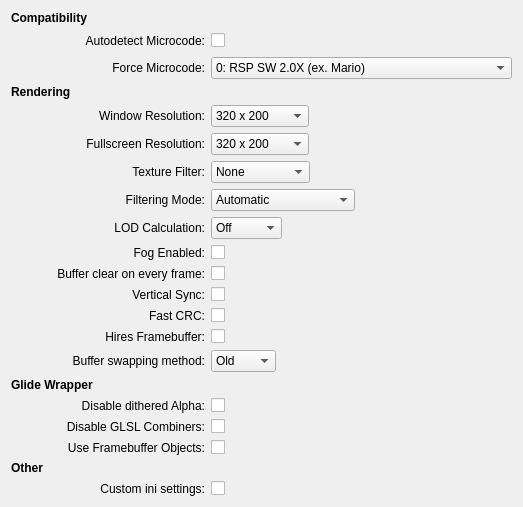
     <widget class="QWidget" name="tab" >
      <attribute name="title" >
       <string>General</string>
      </attribute>
      <layout class="QGridLayout" name="gridLayout" >
       <item row="0" column="0" colspan="2" >
        <widget class="QLabel" name="label_17" >
         <property name="text" >
          <string>&lt;h4>Compatibility&lt;/h4></string>
         </property>
        </widget>
       </item>
       <item row="1" column="0" >
        <spacer name="horizontalSpacer" >
         <property name="orientation" >
          <enum>Qt::Horizontal</enum>
         </property>
         <property name="sizeType" >
          <enum>QSizePolicy::Fixed</enum>
         </property>
         <property name="sizeHint" stdset="0" >
          <size>
           <width>40</width>
           <height>20</height>
          </size>
         </property>
        </spacer>
       </item>
       <item row="1" column="1" >
        <widget class="QLabel" name="autodetectMicrocodeLabel" >
         <property name="text" >
          <string>Autodetect Microcode:</string>
         </property>
         <property name="alignment" >
          <set>Qt::AlignRight|Qt::AlignTrailing|Qt::AlignVCenter</set>
         </property>
        </widget>
       </item>
       <item row="1" column="2" >
        <widget class="QCheckBox" name="autodetectMicrocodeCheck" >
         <property name="text" >
          <string/>
         </property>
        </widget>
       </item>
       <item row="2" column="1" >
        <widget class="QLabel" name="label_19" >
         <property name="text" >
          <string>Force Microcode:</string>
         </property>
         <property name="alignment" >
          <set>Qt::AlignRight|Qt::AlignTrailing|Qt::AlignVCenter</set>
         </property>
        </widget>
       </item>
       <item row="2" column="2" >
        <layout class="QHBoxLayout" name="horizontalLayout_7" >
         <property name="spacing" >
          <number>0</number>
         </property>
         <item>
          <widget class="QComboBox" name="forceMicrocodeCombo" >
           <property name="sizePolicy" >
            <sizepolicy vsizetype="Fixed" hsizetype="MinimumExpanding" >
             <horstretch>0</horstretch>
             <verstretch>0</verstretch>
            </sizepolicy>
           </property>
           <item>
            <property name="text" >
             <string>0: RSP SW 2.0X (ex. Mario)</string>
            </property>
           </item>
           <item>
            <property name="text" >
             <string>1: F3DEX 1.XX (ex. Star Fox)</string>
            </property>
           </item>
           <item>
            <property name="text" >
             <string>2: F3DEX 2.XX (ex. Zelda OOT)</string>
            </property>
           </item>
           <item>
            <property name="text" >
             <string>3: RSP SW 2.0D EXT (ex. Waverace)</string>
            </property>
           </item>
           <item>
            <property name="text" >
             <string>4: RSP SW 2.0D EXT (ex. Shadows of the Empire)</string>
            </property>
           </item>
           <item>
            <property name="text" >
             <string>5: RSP SW 2.0 (ex. Diddy Kong Racing)</string>
            </property>
           </item>
           <item>
            <property name="text" >
             <string>6: S2DEX 1.XX (ex. Yoshi's Story)</string>
            </property>
           </item>
           <item>
            <property name="text" >
             <string>7: RSP SW PD Perfect Dark</string>
            </property>
           </item>
           <item>
            <property name="text" >
             <string>8: F3DEXBG 2.08 Conker's Bad Fur Day</string>
            </property>
           </item>
          </widget>
         </item>
         <item>
          <spacer name="horizontalSpacer_8" >
           <property name="orientation" >
            <enum>Qt::Horizontal</enum>
           </property>
           <property name="sizeHint" stdset="0" >
            <size>
             <width>0</width>
             <height>20</height>
            </size>
           </property>
          </spacer>
         </item>
        </layout>
       </item>
       <item row="3" column="0" colspan="2" >
        <widget class="QLabel" name="label" >
         <property name="text" >
          <string>&lt;h4>Rendering&lt;/h4></string>
         </property>
        </widget>
       </item>
       <item row="4" column="1" >
        <widget class="QLabel" name="label_2" >
         <property name="text" >
          <string>Window Resolution:</string>
         </property>
         <property name="alignment" >
          <set>Qt::AlignRight|Qt::AlignTrailing|Qt::AlignVCenter</set>
         </property>
         <property name="buddy" >
          <cstring>windowResolutionCombo</cstring>
         </property>
        </widget>
       </item>
       <item row="4" column="2" >
        <layout class="QHBoxLayout" name="horizontalLayout_6" >
         <property name="spacing" >
          <number>0</number>
         </property>
         <item>
          <widget class="QComboBox" name="windowResolutionCombo" >
           <item>
            <property name="text" >
             <string>320 x 200</string>
            </property>
           </item>
           <item>
            <property name="text" >
             <string>320 x 240</string>
            </property>
           </item>
           <item>
            <property name="text" >
             <string>400 x 256</string>
            </property>
           </item>
           <item>
            <property name="text" >
             <string>512 x 384</string>
            </property>
           </item>
           <item>
            <property name="text" >
             <string>640 x 200</string>
            </property>
           </item>
           <item>
            <property name="text" >
             <string>640 x 350</string>
            </property>
           </item>
           <item>
            <property name="text" >
             <string>640 x 400</string>
            </property>
           </item>
           <item>
            <property name="text" >
             <string>640 x 480</string>
            </property>
           </item>
           <item>
            <property name="text" >
             <string>800 x 600</string>
            </property>
           </item>
           <item>
            <property name="text" >
             <string>960 x 720</string>
            </property>
           </item>
           <item>
            <property name="text" >
             <string>856 x 480</string>
            </property>
           </item>
           <item>
            <property name="text" >
             <string>512 x 256</string>
            </property>
           </item>
           <item>
            <property name="text" >
             <string>1024 x 768</string>
            </property>
           </item>
           <item>
            <property name="text" >
             <string>1280 x 1024</string>
            </property>
           </item>
           <item>
            <property name="text" >
             <string>1600 x 1200</string>
            </property>
           </item>
           <item>
            <property name="text" >
             <string>400 x 300</string>
            </property>
           </item>
           <item>
            <property name="text" >
             <string>1152 x 864</string>
            </property>
           </item>
           <item>
            <property name="text" >
             <string>1280 x 960</string>
            </property>
           </item>
           <item>
            <property name="text" >
             <string>1600 x 1024</string>
            </property>
           </item>
           <item>
            <property name="text" >
             <string>1792 x 1344</string>
            </property>
           </item>
           <item>
            <property name="text" >
             <string>1856 x 1392</string>
            </property>
           </item>
           <item>
            <property name="text" >
             <string>1920 x 1440</string>
            </property>
           </item>
           <item>
            <property name="text" >
             <string>2048 x 1536</string>
            </property>
           </item>
           <item>
            <property name="text" >
             <string>2048 x 2048</string>
            </property>
           </item>
          </widget>
         </item>
         <item>
          <spacer name="horizontalSpacer_2" >
           <property name="orientation" >
            <enum>Qt::Horizontal</enum>
           </property>
           <property name="sizeHint" stdset="0" >
            <size>
             <width>0</width>
             <height>20</height>
            </size>
           </property>
          </spacer>
         </item>
        </layout>
       </item>
       <item row="5" column="1" >
        <widget class="QLabel" name="label_3" >
         <property name="text" >
          <string>Fullscreen Resolution:</string>
         </property>
         <property name="alignment" >
          <set>Qt::AlignRight|Qt::AlignTrailing|Qt::AlignVCenter</set>
         </property>
         <property name="buddy" >
          <cstring>fullscreenResolutionCombo</cstring>
         </property>
        </widget>
       </item>
       <item row="5" column="2" >
        <layout class="QHBoxLayout" name="horizontalLayout_5" >
         <property name="spacing" >
          <number>0</number>
         </property>
         <item>
          <widget class="QComboBox" name="fullscreenResolutionCombo" >
           <item>
            <property name="text" >
             <string>320 x 200</string>
            </property>
           </item>
           <item>
            <property name="text" >
             <string>320 x 240</string>
            </property>
           </item>
           <item>
            <property name="text" >
             <string>400 x 256</string>
            </property>
           </item>
           <item>
            <property name="text" >
             <string>512 x 384</string>
            </property>
           </item>
           <item>
            <property name="text" >
             <string>640 x 200</string>
            </property>
           </item>
           <item>
            <property name="text" >
             <string>640 x 350</string>
            </property>
           </item>
           <item>
            <property name="text" >
             <string>640 x 400</string>
            </property>
           </item>
           <item>
            <property name="text" >
             <string>640 x 480</string>
            </property>
           </item>
           <item>
            <property name="text" >
             <string>800 x 600</string>
            </property>
           </item>
           <item>
            <property name="text" >
             <string>960 x 720</string>
            </property>
           </item>
           <item>
            <property name="text" >
             <string>856 x 480</string>
            </property>
           </item>
           <item>
            <property name="text" >
             <string>512 x 256</string>
            </property>
           </item>
           <item>
            <property name="text" >
             <string>1024 x 768</string>
            </property>
           </item>
           <item>
            <property name="text" >
             <string>1280 x 1024</string>
            </property>
           </item>
           <item>
            <property name="text" >
             <string>1600 x 1200</string>
            </property>
           </item>
           <item>
            <property name="text" >
             <string>400 x 300</string>
            </property>
           </item>
           <item>
            <property name="text" >
             <string>1152 x 864</string>
            </property>
           </item>
           <item>
            <property name="text" >
             <string>1280 x 960</string>
            </property>
           </item>
           <item>
            <property name="text" >
             <string>1600 x 1024</string>
            </property>
           </item>
           <item>
            <property name="text" >
             <string>1792 x 1344</string>
            </property>
           </item>
           <item>
            <property name="text" >
             <string>1856 x 1392</string>
            </property>
           </item>
           <item>
            <property name="text" >
             <string>1920 x 1440</string>
            </property>
           </item>
           <item>
            <property name="text" >
             <string>2048 x 1536</string>
            </property>
           </item>
           <item>
            <property name="text" >
             <string>2048 x 2048</string>
            </property>
           </item>
          </widget>
         </item>
         <item>
          <spacer name="horizontalSpacer_3" >
           <property name="orientation" >
            <enum>Qt::Horizontal</enum>
           </property>
           <property name="sizeHint" stdset="0" >
            <size>
             <width>0</width>
             <height>20</height>
            </size>
           </property>
          </spacer>
         </item>
        </layout>
       </item>
       <item row="6" column="1" >
        <widget class="QLabel" name="label_4" >
         <property name="text" >
          <string>Texture Filter:</string>
         </property>
         <property name="alignment" >
          <set>Qt::AlignRight|Qt::AlignTrailing|Qt::AlignVCenter</set>
         </property>
         <property name="buddy" >
          <cstring>textureFilterCombo</cstring>
         </property>
        </widget>
       </item>
       <item row="6" column="2" >
        <layout class="QHBoxLayout" name="horizontalLayout_4" >
         <property name="spacing" >
          <number>0</number>
         </property>
         <item>
          <widget class="QComboBox" name="textureFilterCombo" >
           <item>
            <property name="text" >
             <string>None</string>
            </property>
           </item>
           <item>
            <property name="text" >
             <string>Blur Edges</string>
            </property>
           </item>
           <item>
            <property name="text" >
             <string>Super 2x Sai</string>
            </property>
           </item>
           <item>
            <property name="text" >
             <string>Hq2x</string>
            </property>
           </item>
           <item>
            <property name="text" >
             <string>Hq4x</string>
            </property>
           </item>
          </widget>
         </item>
         <item>
          <spacer name="horizontalSpacer_4" >
           <property name="orientation" >
            <enum>Qt::Horizontal</enum>
           </property>
           <property name="sizeHint" stdset="0" >
            <size>
             <width>0</width>
             <height>20</height>
            </size>
           </property>
          </spacer>
         </item>
        </layout>
       </item>
       <item row="7" column="1" >
        <widget class="QLabel" name="label_5" >
         <property name="enabled" >
          <bool>true</bool>
         </property>
         <property name="text" >
          <string>Filtering Mode:</string>
         </property>
         <property name="alignment" >
          <set>Qt::AlignRight|Qt::AlignTrailing|Qt::AlignVCenter</set>
         </property>
         <property name="buddy" >
          <cstring>filteringModeCombo</cstring>
         </property>
        </widget>
       </item>
       <item row="7" column="2" >
        <layout class="QHBoxLayout" name="horizontalLayout_3" >
         <property name="spacing" >
          <number>0</number>
         </property>
         <item>
          <widget class="QComboBox" name="filteringModeCombo" >
           <property name="enabled" >
            <bool>true</bool>
           </property>
           <item>
            <property name="text" >
             <string>Automatic</string>
            </property>
           </item>
           <item>
            <property name="text" >
             <string>Force Bilinear</string>
            </property>
           </item>
           <item>
            <property name="text" >
             <string>Force Point-Sampled</string>
            </property>
           </item>
          </widget>
         </item>
         <item>
          <spacer name="horizontalSpacer_5" >
           <property name="orientation" >
            <enum>Qt::Horizontal</enum>
           </property>
           <property name="sizeHint" stdset="0" >
            <size>
             <width>0</width>
             <height>20</height>
            </size>
           </property>
          </spacer>
         </item>
        </layout>
       </item>
       <item row="8" column="1" >
        <widget class="QLabel" name="label_6" >
         <property name="enabled" >
          <bool>true</bool>
         </property>
         <property name="text" >
          <string>LOD Calculation:</string>
         </property>
         <property name="alignment" >
          <set>Qt::AlignRight|Qt::AlignTrailing|Qt::AlignVCenter</set>
         </property>
         <property name="buddy" >
          <cstring>lodCalculationCombo</cstring>
         </property>
        </widget>
       </item>
       <item row="8" column="2" >
        <layout class="QHBoxLayout" name="horizontalLayout_2" >
         <property name="spacing" >
          <number>0</number>
         </property>
         <item>
          <widget class="QComboBox" name="lodCalculationCombo" >
           <property name="enabled" >
            <bool>true</bool>
           </property>
           <item>
            <property name="text" >
             <string>Off</string>
            </property>
           </item>
           <item>
            <property name="text" >
             <string>Fast</string>
            </property>
           </item>
           <item>
            <property name="text" >
             <string>Precise</string>
            </property>
           </item>
          </widget>
         </item>
         <item>
          <spacer name="horizontalSpacer_6" >
           <property name="orientation" >
            <enum>Qt::Horizontal</enum>
           </property>
           <property name="sizeHint" stdset="0" >
            <size>
             <width>0</width>
             <height>20</height>
            </size>
           </property>
          </spacer>
         </item>
        </layout>
       </item>
       <item row="9" column="1" >
        <widget class="QLabel" name="label_7" >
         <property name="enabled" >
          <bool>true</bool>
         </property>
         <property name="text" >
          <string>Fog Enabled:</string>
         </property>
         <property name="alignment" >
          <set>Qt::AlignRight|Qt::AlignTrailing|Qt::AlignVCenter</set>
         </property>
         <property name="buddy" >
          <cstring>fogEnabledCheck</cstring>
         </property>
        </widget>
       </item>
       <item row="9" column="2" >
        <widget class="QCheckBox" name="fogEnabledCheck" >
         <property name="enabled" >
          <bool>true</bool>
         </property>
         <property name="text" >
          <string/>
         </property>
        </widget>
       </item>
       <item row="10" column="1" >
        <widget class="QLabel" name="label_15" >
         <property name="enabled" >
          <bool>true</bool>
         </property>
         <property name="text" >
          <string>Buffer clear on every frame:</string>
         </property>
         <property name="alignment" >
          <set>Qt::AlignRight|Qt::AlignTrailing|Qt::AlignVCenter</set>
         </property>
         <property name="buddy" >
          <cstring>bufferClearOnEveryFrameCheck</cstring>
         </property>
        </widget>
       </item>
       <item row="10" column="2" >
        <widget class="QCheckBox" name="bufferClearOnEveryFrameCheck" >
         <property name="enabled" >
          <bool>true</bool>
         </property>
         <property name="text" >
          <string/>
         </property>
        </widget>
       </item>
       <item row="11" column="1" >
        <widget class="QLabel" name="label_16" >
         <property name="text" >
          <string>Vertical Sync:</string>
         </property>
         <property name="alignment" >
          <set>Qt::AlignRight|Qt::AlignTrailing|Qt::AlignVCenter</set>
         </property>
         <property name="buddy" >
          <cstring>verticalSyncCheck</cstring>
         </property>
        </widget>
       </item>
       <item row="11" column="2" >
        <widget class="QCheckBox" name="verticalSyncCheck" >
         <property name="text" >
          <string/>
         </property>
        </widget>
       </item>
       <item row="12" column="1" >
        <widget class="QLabel" name="label_8" >
         <property name="text" >
          <string>Fast CRC:</string>
         </property>
         <property name="alignment" >
          <set>Qt::AlignRight|Qt::AlignTrailing|Qt::AlignVCenter</set>
         </property>
         <property name="buddy" >
          <cstring>fastCrcCheck</cstring>
         </property>
        </widget>
       </item>
       <item row="12" column="2" >
        <widget class="QCheckBox" name="fastCrcCheck" >
         <property name="text" >
          <string/>
         </property>
        </widget>
       </item>
       <item row="13" column="1" >
        <widget class="QLabel" name="label_9" >
         <property name="text" >
          <string>Hires Framebuffer:</string>
         </property>
         <property name="alignment" >
          <set>Qt::AlignRight|Qt::AlignTrailing|Qt::AlignVCenter</set>
         </property>
         <property name="buddy" >
          <cstring>hiresFramebufferCheck</cstring>
         </property>
        </widget>
       </item>
       <item row="13" column="2" >
        <widget class="QCheckBox" name="hiresFramebufferCheck" >
         <property name="text" >
          <string/>
         </property>
        </widget>
       </item>
       <item row="14" column="0" colspan="2" >
        <widget class="QLabel" name="label_10" >
         <property name="enabled" >
          <bool>true</bool>
         </property>
         <property name="text" >
          <string>Buffer swapping method:</string>
         </property>
         <property name="alignment" >
          <set>Qt::AlignRight|Qt::AlignTrailing|Qt::AlignVCenter</set>
         </property>
         <property name="buddy" >
          <cstring>bufferSwappingMethodCombo</cstring>
         </property>
        </widget>
       </item>
       <item row="14" column="2" >
        <layout class="QHBoxLayout" name="horizontalLayout" >
         <property name="spacing" >
          <number>0</number>
         </property>
         <item>
          <widget class="QComboBox" name="bufferSwappingMethodCombo" >
           <property name="enabled" >
            <bool>true</bool>
           </property>
           <item>
            <property name="text" >
             <string>Old</string>
            </property>
           </item>
           <item>
            <property name="text" >
             <string>New</string>
            </property>
           </item>
           <item>
            <property name="text" >
             <string>Hybrid</string>
            </property>
           </item>
          </widget>
         </item>
         <item>
          <spacer name="horizontalSpacer_7" >
           <property name="orientation" >
            <enum>Qt::Horizontal</enum>
           </property>
           <property name="sizeHint" stdset="0" >
            <size>
             <width>0</width>
             <height>20</height>
            </size>
           </property>
          </spacer>
         </item>
        </layout>
       </item>
       <item row="15" column="0" colspan="2" >
        <widget class="QLabel" name="label_11" >
         <property name="text" >
          <string>&lt;h4>Glide Wrapper&lt;/h4></string>
         </property>
        </widget>
       </item>
       <item row="16" column="1" >
        <widget class="QLabel" name="label_12" >
         <property name="text" >
          <string>Disable dithered Alpha:</string>
         </property>
         <property name="alignment" >
          <set>Qt::AlignRight|Qt::AlignTrailing|Qt::AlignVCenter</set>
         </property>
         <property name="buddy" >
          <cstring>disableDitheredAlphaCheck</cstring>
         </property>
        </widget>
       </item>
       <item row="16" column="2" >
        <widget class="QCheckBox" name="disableDitheredAlphaCheck" >
         <property name="text" >
          <string/>
         </property>
        </widget>
       </item>
       <item row="17" column="1" >
        <widget class="QLabel" name="label_13" >
         <property name="text" >
          <string>Disable GLSL Combiners:</string>
         </property>
         <property name="alignment" >
          <set>Qt::AlignRight|Qt::AlignTrailing|Qt::AlignVCenter</set>
         </property>
         <property name="buddy" >
          <cstring>disableGlslCombinersCheck</cstring>
         </property>
        </widget>
       </item>
       <item row="17" column="2" >
        <widget class="QCheckBox" name="disableGlslCombinersCheck" >
         <property name="text" >
          <string/>
         </property>
        </widget>
       </item>
       <item row="18" column="1" >
        <widget class="QLabel" name="label_14" >
         <property name="text" >
          <string>Use Framebuffer Objects:</string>
         </property>
         <property name="alignment" >
          <set>Qt::AlignRight|Qt::AlignTrailing|Qt::AlignVCenter</set>
         </property>
         <property name="buddy" >
          <cstring>useFramebufferObjectsCheck</cstring>
         </property>
        </widget>
       </item>
       <item row="18" column="2" >
        <widget class="QCheckBox" name="useFramebufferObjectsCheck" >
         <property name="text" >
          <string/>
         </property>
        </widget>
       </item>
       <item row="19" column="0" colspan="3" >
        <widget class="QLabel" name="label_36" >
         <property name="text" >
          <string>&lt;h4>Other&lt;/h4></string>
         </property>
        </widget>
       </item>
       <item row="20" column="1" >
        <widget class="QLabel" name="label_37" >
         <property name="text" >
          <string>Custom ini settings:</string>
         </property>
         <property name="alignment" >
          <set>Qt::AlignRight|Qt::AlignTrailing|Qt::AlignVCenter</set>
         </property>
        </widget>
       </item>
       <item row="20" column="2" >
        <widget class="QCheckBox" name="customIniSettingsCheck" >
         <property name="text" >
          <string/>
         </property>
        </widget>
       </item>
      </layout>
     </widget>
